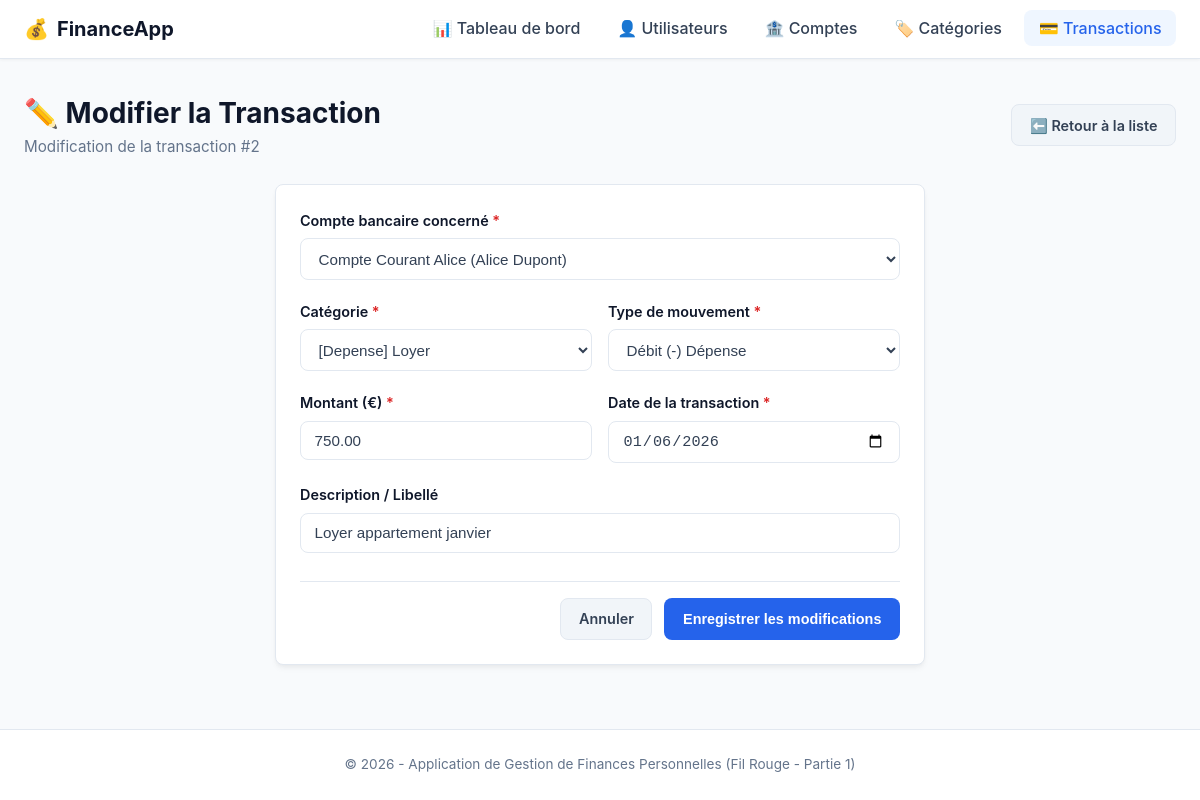
Screenshot of /transactions/edit.php?id=2 with the database file from the repository.
### tables this page shows
CREATE TABLE IF NOT EXISTS Transaction (
    id_transaction INT AUTO_INCREMENT PRIMARY KEY,
    id_compte INT NOT NULL,
    id_categorie INT NOT NULL,
    montant DECIMAL(10,2) NOT NULL,
    type_transaction ENUM('debit', 'credit') NOT NULL,
    description VARCHAR(255) DEFAULT NULL,
    date_transaction DATE NOT NULL,
    CONSTRAINT fk_transaction_compte
        FOREIGN KEY (id_compte)
        REFERENCES Compte_bancaire(id_compte)
        ON DELETE CASCADE,
    CONSTRAINT fk_transaction_categorie
        FOREIGN KEY (id_categorie)
        REFERENCES Categorie_depense(id_categorie)
        ON DELETE RESTRICT
);

CREATE TABLE IF NOT EXISTS Compte_bancaire (
    id_compte INT AUTO_INCREMENT PRIMARY KEY,
    id_utilisateur INT NOT NULL,
    nom_compte VARCHAR(100) NOT NULL,
    type_compte ENUM('courant', 'epargne', 'autre') NOT NULL,
    solde DECIMAL(10,2) DEFAULT 0.00,
    date_ouverture DATE NOT NULL,
    CONSTRAINT fk_compte_utilisateur
        FOREIGN KEY (id_utilisateur)
        REFERENCES Utilisateur(id_utilisateur)
        ON DELETE CASCADE
);

### transactions/edit.php (the view, shortened to what this page needs)
<?php
require_once __DIR__ . '/../config/db.php';
$id = isset($_GET['id']) ? (int)$_GET['id'] : 0;
$stmt = $pdo->prepare("SELECT * FROM Transaction WHERE id_transaction = :id");
$stmt->execute([':id' => $id]);
$transaction = $stmt->fetch();
$comptes = $pdo->query("SELECT c.id_compte, c.nom_compte, c.solde, u.nom, u.prenom
                        FROM Compte_bancaire c
                        INNER JOIN Utilisateur u ON c.id_utilisateur = u.id_utilisateur
                        ORDER BY u.nom, c.nom_compte")->fetchAll();
$categories = $pdo->query("SELECT id_categorie, nom_categorie, type
                           FROM Categorie_depense
                           ORDER BY type, nom_categorie")->fetchAll();
$id_compte        = $transaction['id_compte'];
$id_categorie     = $transaction['id_categorie'];
$montant          = $transaction['montant'];
$type_transaction = $transaction['type_transaction'];
$description      = $transaction['description'];
$date_transaction = $transaction['date_transaction'];
require_once __DIR__ . '/../includes/header.php';
?>
<div class="page-header">
    <div>
        <h1>✏️ Modifier la Transaction</h1>
        <p>Modification de la transaction #<?= htmlspecialchars($id) ?></p>
    </div>
    <a href="list.php" class="btn btn-secondary">⬅️ Retour à la liste</a>
</div>
<div class="card form-card">
    <form action="edit.php?id=<?= $id ?>" method="POST">
        <div class="form-group">
            <label for="id_compte">Compte bancaire concerné <span class="required">*</span></label>
            <select name="id_compte" id="id_compte" class="form-control" required>
                <?php foreach ($comptes as $c): ?>
                    <option value="<?= $c['id_compte'] ?>" <?= ($id_compte == $c['id_compte']) ? 'selected' : '' ?>>
                        <?= htmlspecialchars($c['nom_compte']) ?> (<?= htmlspecialchars($c['prenom'] . ' ' . $c['nom']) ?>)
                    </option>
                <?php endforeach; ?>
            </select>
        </div>
        <div class="form-row">
            <div class="form-group">
                <label for="id_categorie">Catégorie <span class="required">*</span></label>
                <select name="id_categorie" id="id_categorie" class="form-control" required>
                    <?php foreach ($categories as $cat): ?>
                        <option value="<?= $cat['id_categorie'] ?>" <?= ($id_categorie == $cat['id_categorie']) ? 'selected' : '' ?>>
                            [<?= ucfirst($cat['type']) ?>] <?= htmlspecialchars($cat['nom_categorie']) ?>
                        </option>
                    <?php endforeach; ?>
                </select>
            </div>
            <div class="form-group">
                <label for="type_transaction">Type de mouvement <span class="required">*</span></label>
                <select name="type_transaction" id="type_transaction" class="form-control" required>
                    <option value="debit"  <?= ($type_transaction === 'debit') ? 'selected' : '' ?>>Débit (-) Dépense</option>
                </select>
            </div>
        </div>
        <div class="form-row">
            <div class="form-group">
                <label for="montant">Montant (€) <span class="required">*</span></label>
                <input type="number" step="0.01" min="0.01" id="montant" name="montant" class="form-control"
                       value="<?= htmlspecialchars($montant) ?>" required>
            </div>
            <div class="form-group">
                <label for="date_transaction">Date de la transaction <span class="required">*</span></label>
                <input type="date" id="date_transaction" name="date_transaction" class="form-control"
                       value="<?= htmlspecialchars($date_transaction) ?>" required>
            </div>
        </div>
        <div class="form-group">
            <label for="description">Description / Libellé</label>
            <input type="text" id="description" name="description" class="form-control"
                   value="<?= htmlspecialchars($description ?? '') ?>">
        </div>
        <div class="form-actions">
            <a href="list.php" class="btn btn-secondary">Annuler</a>
            <button type="submit" name="submit" class="btn btn-primary">Enregistrer les modifications</button>
        </div>
    </form>
</div>
<?php
require_once __DIR__ . '/../includes/footer.php';
?>

### assets/css/style.css (style rules this page uses)
:root { --primary: #2563eb; --primary-hover: #1d4ed8; --secondary: #64748b; --success: #16a34a; --success-bg: #dcfce7; --danger: #dc2626; --danger-bg: #fee2e2; --warning: #d97706; --warning-bg: #fef3c7; --info: #0284c7; --info-bg: #e0f2fe; --dark: #0f172a; --light: #f8fafc; --card-bg: #ffffff; --border: #e2e8f0; --text: #334155; --text-muted: #64748b; --radius: 8px; --shadow: 0 4px 6px -1px rgba(0, 0, 0, 0.05), 0 2px 4px -1px rgba(0, 0, 0, 0.03); }
* { box-sizing: border-box; margin: 0; padding: 0; }
body { font-family: -apple-system, BlinkMacSystemFont, "Segoe UI", Roboto, Helvetica, Arial, sans-serif; background-color: var(--light); color: var(--text); line-height: 1.6; display: flex; flex-direction: column; min-height: 100vh; }
.page-header { display: flex; justify-content: space-between; align-items: center; flex-wrap: wrap; gap: 1rem; margin-bottom: 1.5rem; }
.page-header h1 { font-size: 1.75rem; color: var(--dark); font-weight: 700; }
.page-header p { color: var(--text-muted); font-size: 0.95rem; }
.card { background-color: var(--card-bg); border-radius: var(--radius); border: 1px solid var(--border); box-shadow: var(--shadow); padding: 1.5rem; margin-bottom: 2rem; }
.btn { display: inline-flex; align-items: center; gap: 0.4rem; padding: 0.55rem 1.1rem; font-size: 0.9rem; font-weight: 600; border-radius: var(--radius); text-decoration: none; border: 1px solid transparent; cursor: pointer; transition: all 0.2s ease; }
.btn-primary { background-color: var(--primary); color: white; }
.btn-secondary { background-color: #f1f5f9; color: var(--text); border-color: var(--border); }
.form-card { max-width: 650px; margin: 0 auto; }
.form-group { margin-bottom: 1.25rem; }
.form-group label { display: block; font-weight: 600; margin-bottom: 0.4rem; font-size: 0.9rem; color: var(--dark); }
.form-group label span.required { color: var(--danger); }
.form-control { width: 100%; padding: 0.65rem 0.85rem; font-size: 0.95rem; border: 1px solid var(--border); border-radius: var(--radius); background-color: #ffffff; color: var(--text); transition: border-color 0.2s; }
.form-row { display: grid; grid-template-columns: 1fr 1fr; gap: 1rem; }
.form-actions { display: flex; justify-content: flex-end; gap: 0.75rem; margin-top: 1.75rem; padding-top: 1rem; border-top: 1px solid var(--border); }

### rows the page displays
transaction: id_compte "Compte Courant Alice (Alice Dupont)", id_categorie "[Depense] Loyer", type_transaction "Débit (-) Dépense", montant "750.00", date_transaction "01/06/2026", description "Loyer appartement janvier"

### other values shown
$id "2"
